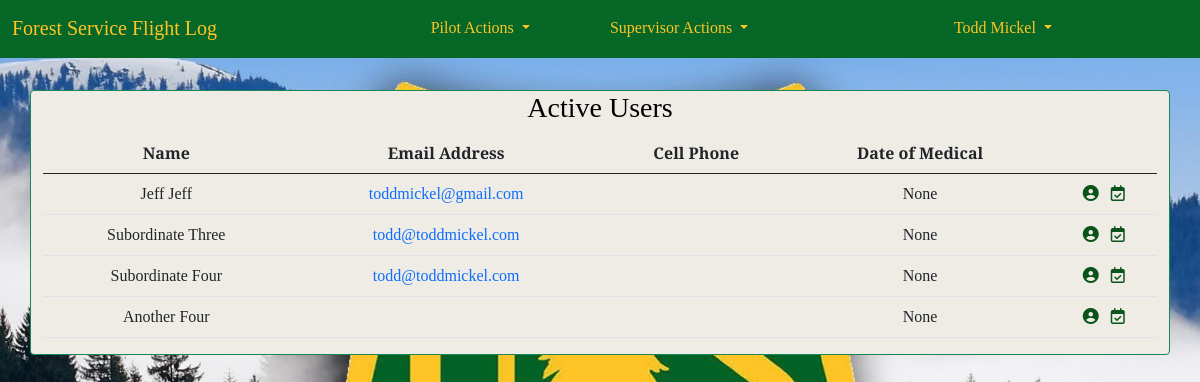
The app's page /pilot_currency/board/ (signed in), older data.
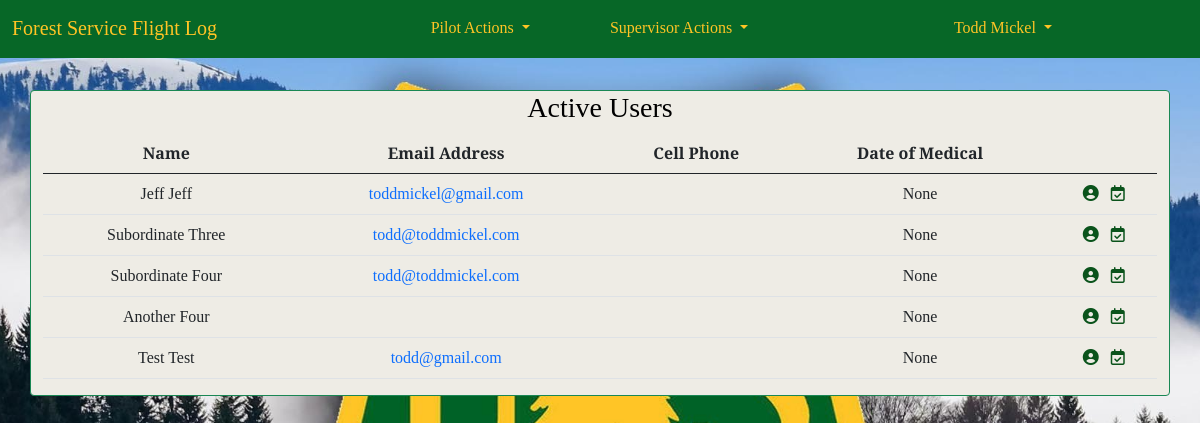
The same page, newer data.
### accounts/models.py (models this page shows, shortened)
class CustomUser(AbstractUser):
    REGION_CHOICES = [
        ('1', '1 - Northern'),
        ('2', '2 - Rocky Mountain'),
        ('3', '3 - Southwestern'),
        ('4', '4 - Intermountain'),
        ('5', '5 - Pacific Southwest'),
        ('6', '6 - Pacific Northwest'),
        ('8', '8 - Southern'),
        ('9', '9 - Eastern'),
        ('10', '10 - Alaska'),
        ('WO', 'Washington Office'),
    ]
    region = models.CharField(
        max_length=4,
        choices=REGION_CHOICES,
        default='WO',
        null=False,
        blank=False
        )
    base = models.CharField(max_length=20, blank=True)
    office_phone = models.CharField(max_length=12, blank=True)
    cell_phone = models.CharField(max_length=12, blank=True)
    date_of_hire = models.DateField(null=True, blank=True)
    pilot_cert_number = models.CharField(max_length=20, blank=True)
    atp = models.BooleanField(default=False)
    cfi = models.BooleanField(default=False)
    cfii = models.BooleanField(default=False)
    mei = models.BooleanField(default=False)
    commercial_rating = models.BooleanField(default=False)
    medical_class = models.IntegerField(null=True, blank=True)
    date_of_medical = models.DateField(null=True, blank=True)
    user_supervisor = models.ForeignKey(
        'self',
        on_delete=models.PROTECT,
        limit_choices_to={'is_supervisor': True},
        blank=False,
        null=True,
        default=5
        )
    is_supervisor = models.BooleanField(default=False)
    is_captain = models.BooleanField(default=False)
    smokejumper_msn_eval_date = models.DateField(null=True, blank=True)
    equipment_eval_date = models.DateField(null=True, blank=True)
    order = ('username',)
    USERNAME_FIELD = 'username'
    REQUIRED_FIELDS = []

### pilot_currency/views.py (the view)
# urls.py: path('board/', CurrencyBoardView.as_view(), name='currency_board'),
class CurrencyBoardView(LoginRequiredMixin, ListView):
    template_name = 'currency_board.html'
    model = CustomUser
    def get_queryset(self):
        qs = super().get_queryset()
        return qs.filter(user_supervisor=self.request.user.id)
    def get_context_data(self, **kwargs):
        context = super().get_context_data(**kwargs)
        try:
            context['active_users'] = self.object_list.filter(is_active=True)
        except:
            context['active_users'] = None
        try:
            context['inactive_users'] = self.object_list.filter(is_active=False)
        except:
            context['inactive_users'] = None
        return context

### templates/currency_board.html (shortened to what this page needs)
{% extends 'base.html' %}
{% load crispy_forms_tags %}
{% block content %}
<div class="container border border-success rounded">
    {% if active_users %}
    <h3>Active Users</h3>
    <table class="table table-hover">
        <thead>
            <tr>
                <th scope="col">Name</th>
                <th scope="col">Email Address</th>
                <th scope="col">Cell Phone</th>
                <th scope="col">Date of Medical</th>
                <th scope="col"></th>
            </tr>
        </thead>
        <tbody>
            {% for pilot in active_users %}
                <tr>
                    <td>{{ pilot.first_name }} {{pilot.last_name }}</td>
                    <td><a href="mailto:{{ pilot.email }}">{{ pilot.email }}</a></td>
                    <td>{{ pilot.cell_phone }}</td>
                    <td>{{ pilot.date_of_medical }}</td>
                    <td>
                        <a href="{% url 'profile' pilot.id %}" title="Edit profile">
                            <i class="fas fa-user-circle"></i>
                        </a>
                        <a href="{% url 'currency_detail' pilot.id %}" title="View Currency">
                            <i class="far fa-calendar-check"></i>
                        </a>
                    </td>
                </tr>
            {% endfor %}
        </tbody>
    </table>
    {% endif %}
</div>
{% endblock content %}

Row changes from the older to the newer data that the page shows:
added CustomUser: first_name "Test", last_name "Test", email "todd@gmail.com", date_of_medical "None"
